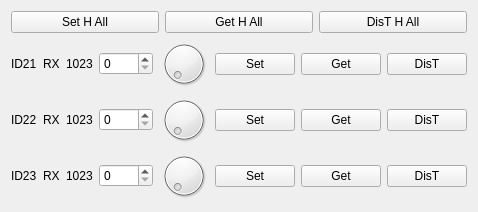
  <widget class="QWidget" name="verticalLayoutWidget_7">
   <property name="geometry">
    <rect>
     <x>460</x>
     <y>30</y>
     <width>441</width>
     <height>201</height>
    </rect>
   </property>
   <layout class="QVBoxLayout" name="verticalLayout_7">
    <item>
     <layout class="QHBoxLayout" name="horizontalLayout_26">
      <item>
       <widget class="QPushButton" name="setHAll_pushButton">
        <property name="text">
         <string>Set H All</string>
        </property>
       </widget>
      </item>
      <item>
       <widget class="QPushButton" name="getHAll_pushButton">
        <property name="text">
         <string>Get H All</string>
        </property>
       </widget>
      </item>
      <item>
       <widget class="QPushButton" name="disTHAll_pushButton">
        <property name="text">
         <string>DisT H All</string>
        </property>
       </widget>
      </item>
     </layout>
    </item>
    <item>
     <layout class="QHBoxLayout" name="horizontalLayout_20">
      <item>
       <widget class="QLabel" name="ID21_label">
        <property name="text">
         <string>ID21</string>
        </property>
       </widget>
      </item>
      <item>
       <widget class="QLabel" name="motorType21_label">
        <property name="text">
         <string>RX</string>
        </property>
       </widget>
      </item>
      <item>
       <widget class="QLabel" name="motor21center_label">
        <property name="text">
         <string>1023</string>
        </property>
       </widget>
      </item>
      <item>
       <widget class="QSpinBox" name="motor21Value_spinBox">
        <property name="maximum">
         <number>1023</number>
        </property>
       </widget>
      </item>
      <item>
       <widget class="QDial" name="motor21value_dial">
        <property name="maximum">
         <number>1023</number>
        </property>
       </widget>
      </item>
      <item>
       <widget class="QPushButton" name="motor21Set_pushButton">
        <property name="text">
         <string>Set</string>
        </property>
       </widget>
      </item>
      <item>
       <widget class="QPushButton" name="motor21Get_pushButton">
        <property name="text">
         <string>Get</string>
        </property>
       </widget>
      </item>
      <item>
       <widget class="QPushButton" name="motor21DisT_pushButton">
        <property name="text">
         <string>DisT</string>
        </property>
       </widget>
      </item>
     </layout>
    </item>
    <item>
     <layout class="QHBoxLayout" name="horizontalLayout_21">
      <item>
       <widget class="QLabel" name="ID22_label">
        <property name="text">
         <string>ID22</string>
        </property>
       </widget>
      </item>
      <item>
       <widget class="QLabel" name="motorType22_label">
        <property name="text">
         <string>RX</string>
        </property>
       </widget>
      </item>
      <item>
       <widget class="QLabel" name="motor22center_label">
        <property name="text">
         <string>1023</string>
        </property>
       </widget>
      </item>
      <item>
       <widget class="QSpinBox" name="motor22Value_spinBox">
        <property name="maximum">
         <number>1023</number>
        </property>
       </widget>
      </item>
      <item>
       <widget class="QDial" name="motor22value_dial">
        <property name="maximum">
         <number>1023</number>
        </property>
       </widget>
      </item>
      <item>
       <widget class="QPushButton" name="motor22Set_pushButton">
        <property name="text">
         <string>Set</string>
        </property>
       </widget>
      </item>
      <item>
       <widget class="QPushButton" name="motor22Get_pushButton">
        <property name="text">
         <string>Get</string>
        </property>
       </widget>
      </item>
      <item>
       <widget class="QPushButton" name="motor22DisT_pushButton">
        <property name="text">
         <string>DisT</string>
        </property>
       </widget>
      </item>
     </layout>
    </item>
    <item>
     <layout class="QHBoxLayout" name="horizontalLayout_19">
      <item>
       <widget class="QLabel" name="ID23_label">
        <property name="text">
         <string>ID23</string>
        </property>
       </widget>
      </item>
      <item>
       <widget class="QLabel" name="motorType23_label">
        <property name="text">
         <string>RX</string>
        </property>
       </widget>
      </item>
      <item>
       <widget class="QLabel" name="motor23center_label">
        <property name="text">
         <string>1023</string>
        </property>
       </widget>
      </item>
      <item>
       <widget class="QSpinBox" name="motor23Value_spinBox">
        <property name="maximum">
         <number>1023</number>
        </property>
       </widget>
      </item>
      <item>
       <widget class="QDial" name="motor23value_dial">
        <property name="maximum">
         <number>1023</number>
        </property>
       </widget>
      </item>
      <item>
       <widget class="QPushButton" name="motor23Set_pushButton">
        <property name="text">
         <string>Set</string>
        </property>
       </widget>
      </item>
      <item>
       <widget class="QPushButton" name="motor23Get_pushButton">
        <property name="text">
         <string>Get</string>
        </property>
       </widget>
      </item>
      <item>
       <widget class="QPushButton" name="motor23DisT_pushButton">
        <property name="text">
         <string>DisT</string>
        </property>
       </widget>
      </item>
     </layout>
    </item>
   </layout>
  </widget>
